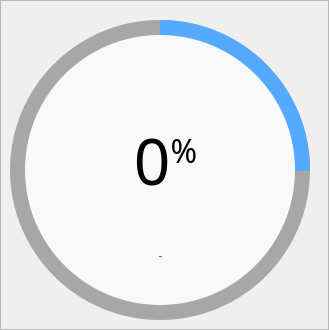
                   <widget class="QFrame" name="frame_86">
                    <property name="minimumSize">
                     <size>
                      <width>325</width>
                      <height>325</height>
                     </size>
                    </property>
                    <property name="maximumSize">
                     <size>
                      <width>16777215</width>
                      <height>330</height>
                     </size>
                    </property>
                    <property name="frameShape">
                     <enum>QFrame::StyledPanel</enum>
                    </property>
                    <property name="frameShadow">
                     <enum>QFrame::Raised</enum>
                    </property>
                    <widget class="QFrame" name="frame_91">
                     <property name="geometry">
                      <rect>
                       <x>0</x>
                       <y>10</y>
                       <width>320</width>
                       <height>320</height>
                      </rect>
                     </property>
                     <property name="frameShape">
                      <enum>QFrame::NoFrame</enum>
                     </property>
                     <property name="frameShadow">
                      <enum>QFrame::Raised</enum>
                     </property>
                     <widget class="QFrame" name="frame_93">
                      <property name="geometry">
                       <rect>
                        <x>10</x>
                        <y>10</y>
                        <width>300</width>
                        <height>300</height>
                       </rect>
                      </property>
                      <property name="styleSheet">
                       <string notr="true">QFrame{
	border-radius: 150px;
	background-color: rgb(167, 167, 167);
}</string>
                      </property>
                      <property name="frameShape">
                       <enum>QFrame::NoFrame</enum>
                      </property>
                      <property name="frameShadow">
                       <enum>QFrame::Raised</enum>
                      </property>
                      <widget class="QFrame" name="frame_92">
                       <property name="geometry">
                        <rect>
                         <x>0</x>
                         <y>0</y>
                         <width>300</width>
                         <height>300</height>
                        </rect>
                       </property>
                       <property name="styleSheet">
                        <string notr="true">QFrame{
	border-radius: 150px;
	background-color: qconicalgradient(cx:0.5, cy:0.5, angle:90, stop:0.749 rgba(255, 85, 0, 0), stop:0.750 rgba(85, 170, 255, 255));
}</string>
                       </property>
                       <property name="frameShape">
                        <enum>QFrame::NoFrame</enum>
                       </property>
                       <property name="frameShadow">
                        <enum>QFrame::Raised</enum>
                       </property>
                       <widget class="QFrame" name="frame_94">
                        <property name="geometry">
                         <rect>
                          <x>15</x>
                          <y>15</y>
                          <width>270</width>
                          <height>270</height>
                         </rect>
                        </property>
                        <property name="styleSheet">
                         <string notr="true">QFrame{
	border-radius: 135;	
	background-color: rgb(249, 249, 249);
}</string>
                        </property>
                        <property name="frameShape">
                         <enum>QFrame::NoFrame</enum>
                        </property>
                        <property name="frameShadow">
                         <enum>QFrame::Raised</enum>
                        </property>
                        <widget class="QLabel" name="label_41">
                         <property name="geometry">
                          <rect>
                           <x>10</x>
                           <y>60</y>
                           <width>261</width>
                           <height>131</height>
                          </rect>
                         </property>
                         <property name="font">
                          <font>
                           <family>Microsoft YaHei UI Light</family>
                           <pointsize>50</pointsize>
                          </font>
                         </property>
                         <property name="styleSheet">
                          <string notr="true">background-color: none;</string>
                         </property>
                         <property name="text">
                          <string>&lt;html&gt;&lt;head/&gt;&lt;body&gt;&lt;p&gt;&lt;span style=&quot; font-size:48pt;&quot;&gt;0&lt;/span&gt;&lt;span style=&quot; font-size:36pt; vertical-align:super;&quot;&gt;%&lt;/span&gt;&lt;/p&gt;&lt;/body&gt;&lt;/html&gt;</string>
                         </property>
                         <property name="alignment">
                          <set>Qt::AlignCenter</set>
                         </property>
                        </widget>
                        <widget class="QLabel" name="label_42">
                         <property name="geometry">
                          <rect>
                           <x>50</x>
                           <y>200</y>
                           <width>171</width>
                           <height>41</height>
                          </rect>
                         </property>
                         <property name="font">
                          <font>
                           <family>Segoe UI</family>
                           <pointsize>10</pointsize>
                          </font>
                         </property>
                         <property name="styleSheet">
                          <string notr="true">background-color: none;</string>
                         </property>
                         <property name="text">
                          <string>&lt;html&gt;&lt;head/&gt;&lt;body&gt;&lt;p&gt;&lt;span style=&quot; color:#6c6c6c;&quot;&gt;-&lt;/span&gt;&lt;/p&gt;&lt;/body&gt;&lt;/html&gt;</string>
                         </property>
                         <property name="alignment">
                          <set>Qt::AlignCenter</set>
                         </property>
                        </widget>
                       </widget>
                      </widget>
                     </widget>
                    </widget>
                   </widget>
